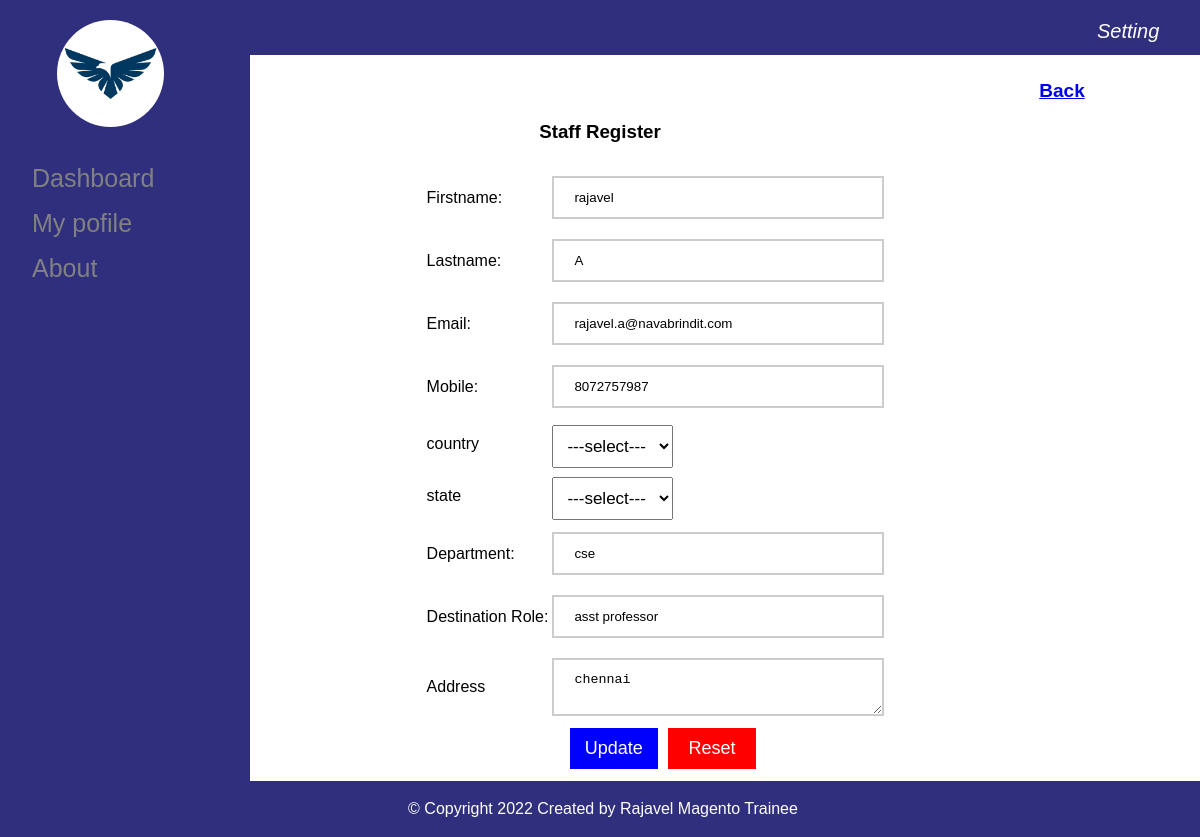
The page /staffdetails_edit.php?id=1 on the database its author committed.
### tables this page shows
CREATE TABLE `staff` (
  `id` int(100) NOT NULL,
  `fname` varchar(100) NOT NULL,
  `lname` varchar(100) NOT NULL,
  `email` varchar(100) NOT NULL,
  `mobile` varchar(100) NOT NULL,
  `dept` varchar(100) NOT NULL,
  `role` varchar(100) NOT NULL,
  `address` varchar(100) NOT NULL,
  `country` varchar(100) NOT NULL,
  `state` varchar(100) NOT NULL
);

### staffdetails_edit.php (the view, shortened to what this page needs)
<?php session_start();
 include("module.php");?>
<html>
    <head>
    </head>
  <body>
    <?php
      include("db.php");
      $id=$_GET['id'];
      $query= "SELECT*FROM staff WHERE id='$id'  ";
      $connect=mysqli_query($conn,$query);
      $row=mysqli_fetch_assoc($connect);
    ?>
     <div style="    margin-bottom: 65px;">
        <form id="form">
            <center>
            <a href="staffdetails.php"  style="margin-left: 924px; font-size: 19px;font-weight: bold;">Back</a>
                  <h3> Staff Register </h3>
                <table>
                    <tr><td><input type="hidden" name="id" value=<?=$row['id'];?>></td></tr>
                    <tr><td>Firstname:</td><td><input type="text" id="fname" name="fname" value="<?=$row['fname'];?>"></td></tr>
                    <tr><td>Lastname:</td><td><input type="text" id="lname" name="lname" value="<?=$row['lname'];?>"></td></tr>
                    <tr><td>Email:</td><td><input type="email" id="email" name="email" value="<?=$row['email'];?>"></td></tr>
                    <tr><td>Mobile:</td><td><input type="number" id="mobile" name="mobile" value="<?=$row['mobile'];?>"></td></tr>
                    <tr><td>country</td>
                             <td><select id="country" name="country"style='padding: 10px 10px;font-size: 17px;margin-top: 5px; ' onchange="staffstateedit(this.value,0,0)">
                                <option selected disabled>---select---</option>
                            </select></td></tr>
                  <tr><td>state</td>
                         <td><select id="state"name="state"style='padding: 10px 10px;font-size: 17px;margin-top: 5px;'>
                                <option selected>---select---</option>
                             </select></td></tr>
                    <tr><td>Department:</td><td><input type="text" id="dept" name="dept" value="<?=$row['dept'];?>"></td></tr>
                    <tr><td>Destination Role:</td><td><input type="text" id="role" name="role" value="<?=$row['role'];?>"></td></tr>
                    <tr><td>Address</td><td><textarea  id="address" name="address"><?=$row['address'];?></textarea></td></tr>
                    <tr><td></td><td><center><button name="update" id="update" value="update">Update</button><button name="Reset" value="Reset">Reset</button></td>
                </table>
            </center>
        </form>
     </div>
   </body>
</html>

### module.php (style rules this page uses)
body { font-family: "Lato", sans-serif; }
body { margin: 0; font-family: Arial, Helvetica, sans-serif; }
h3 { text-align: center; }

### staffdetails_edit.php (style rules this page uses)
input[type=text], input[type=password] ,input[type=email],input[type=number],textarea { width: 150%; padding: 12px 20px; margin: 8px 0 ; border: 2px solid #ccc; }
button[name=update] { background-color: blue; width: 40%; color: white; padding: 10px 10px; cursor: pointer; font-size: large; margin-right:5px; border:none; }
button[name=Reset] { background-color: red; width:40%; color: white; padding: 10px 10px; cursor: pointer; font-size: large; margin-left:5px; border:none; }

### rows shown on the page
staff: fname "rajavel", lname "A", email "rajavel.a@navabrindit.com", mobile "8072757987", dept "cse", role "asst professor", address "chennai"
